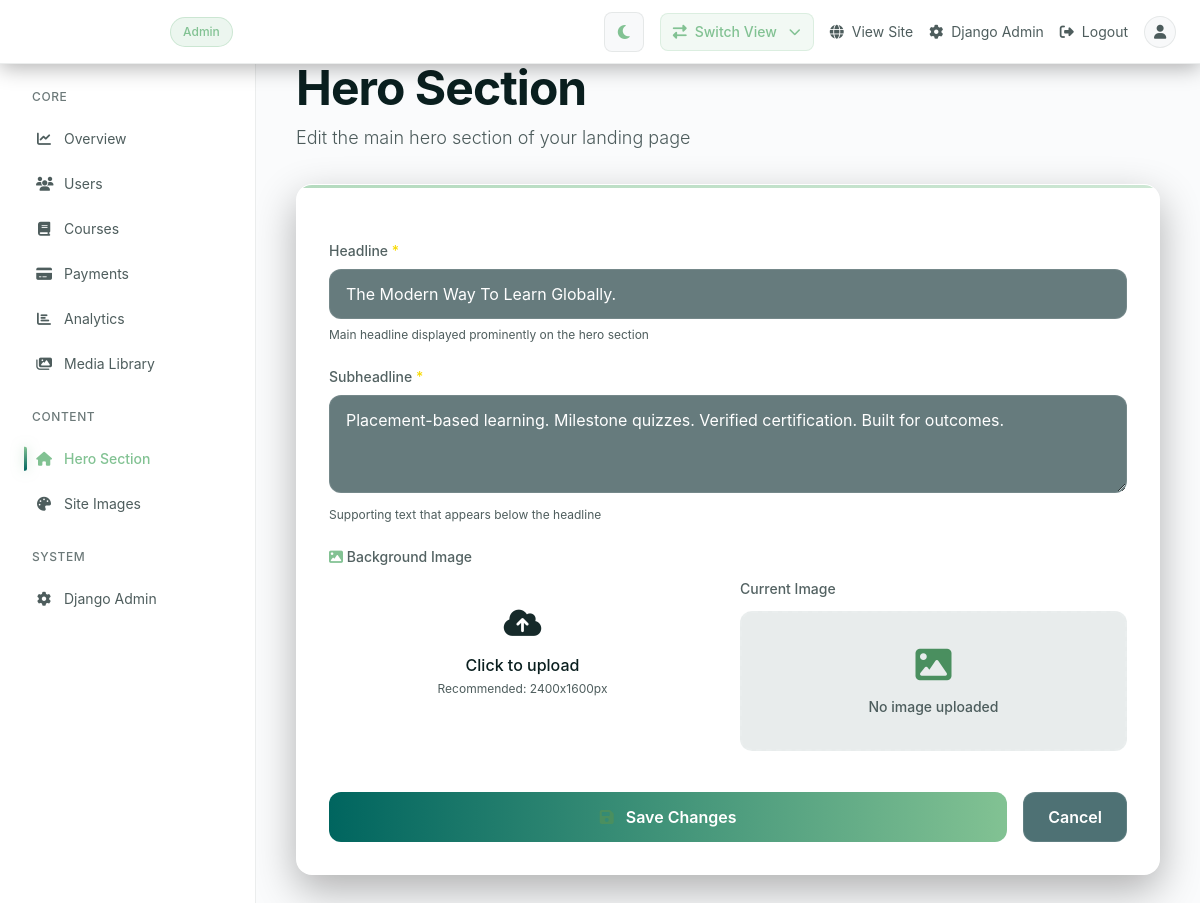
/dashboard/content/hero/ (signed in), run on the app's committed database.
### myApp/models.py (models this page shows, shortened)
class SiteSettings(models.Model):
    site_name = models.CharField(max_length=100, default='Fluentory')
    tagline = models.CharField(max_length=200, default='Global Learning Platform')
    hero_headline = models.CharField(max_length=200, default='The Modern Way To Learn Globally.')
    hero_subheadline = models.TextField(default='Placement-based learning. Milestone quizzes. Verified certification. Built for outcomes.')
    hero_background_image = models.ImageField(upload_to='site/hero/', blank=True, null=True, help_text='Background image for hero section')
    total_lessons_completed = models.PositiveIntegerField(default=120000)
    average_satisfaction = models.FloatField(default=4.8)
    countries_count = models.PositiveIntegerField(default=40)
    announcement_text = models.CharField(max_length=200, blank=True)
    announcement_link = models.URLField(blank=True)
    show_announcement = models.BooleanField(default=True)
    how_it_works_image = models.ImageField(upload_to='site/sections/', blank=True, null=True, help_text='Image for How It Works section')
    ai_tutor_image = models.ImageField(upload_to='site/sections/', blank=True, null=True, help_text='Image for AI Tutor section')
    certificates_image = models.ImageField(upload_to='site/sections/', blank=True, null=True, help_text='Image for Certificates section')
    pricing_image = models.ImageField(upload_to='site/sections/', blank=True, null=True, help_text='Image for Pricing section')
    faq_video_thumbnail = models.ImageField(upload_to='site/sections/', blank=True, null=True, help_text='Video thumbnail for FAQ section')
    support_email = models.EmailField(default='support@fluentory.com')
    linkedin_url = models.URLField(blank=True)
    instagram_url = models.URLField(blank=True)
    facebook_url = models.URLField(blank=True)
    twitter_url = models.URLField(blank=True)
    class Meta:
        verbose_name = 'Site Settings'
        verbose_name_plural = 'Site Settings'
    @classmethod
    def get_settings(cls):
        settings, _ = cls.objects.get_or_create(pk=1)
        return settings

### myApp/views.py (the view, shortened to what this page needs)
        def wrapper(request, *args, **kwargs):
            if not request.user.is_authenticated:
                return redirect('login')
            if 'admin' in allowed_roles and (request.user.is_superuser or request.user.is_staff):
                return view_func(request, *args, **kwargs)

### myApp/context_processors.py (called while the page is built)
def currency_context(request):
    selected_currency = request.session.get('selected_currency', 'USD')
    available_currencies = [choice[0] for choice in CoursePricing.CURRENCY_CHOICES]
    return {
        'selected_currency': selected_currency,
        'available_currencies': available_currencies,
        'currency_choices': CoursePricing.CURRENCY_CHOICES,
    }

### myApp/dashboard_views.py (called while the page is built, shortened)
@login_required
@role_required(['admin'])
def dashboard_hero(request):
    settings = SiteSettings.get_settings()
    context = {
        'settings': settings,
    }
    return render(request, 'dashboard/hero.html', context)

### myApp/views.py (called while the page is built, shortened)
def role_required(allowed_roles):
    def decorator(view_func):
        def wrapper(request, *args, **kwargs):
            if not request.user.is_authenticated:
                return redirect('login')
            if 'admin' in allowed_roles and (request.user.is_superuser or request.user.is_staff):
                return view_func(request, *args, **kwargs)
        return wrapper
    return decorator

### myApp/templates/dashboard/hero.html (shortened to what this page needs)
{% extends 'dashboard/base.html' %}
{% block content %}
<div class="w-full max-w-[900px] mx-auto">
    <div class="mb-8">
        <h1 class="text-3xl sm:text-4xl lg:text-5xl font-extralight text-white mb-3 tracking-[-0.02em]">
            Hero Section
        </h1>
        <p class="text-base sm:text-lg text-white/60 font-light">Edit the main hero section of your landing page</p>
    </div>
    <div class="bg-[#04363a]/70 backdrop-blur-xl rounded-2xl border border-white/10 shadow-[0_15px_40px_rgba(0,0,0,0.3)] p-8">
        <form method="post" enctype="multipart/form-data" class="space-y-6">
            <div>
                <label for="hero_headline" class="block text-sm font-semibold text-white mb-2">
                    Headline <span class="text-[#f8da03]">*</span>
                </label>
                <input type="text" id="hero_headline" name="hero_headline" value="{{ settings.hero_headline }}" required class="w-full px-4 py-3 rounded-xl border border-white/10 bg-[#254346]/70 backdrop-blur-md text-white placeholder:text-white/40 focus:outline-none focus:ring-2 focus:ring-[#82C293]/40 focus:border-[#82C293]/50" placeholder="Enter hero headline">
                <p class="text-xs text-white/60 mt-2">Main headline displayed prominently on the hero section</p>
            </div>
            <div>
                <label for="hero_subheadline" class="block text-sm font-semibold text-white mb-2">
                    Subheadline <span class="text-[#f8da03]">*</span>
                </label>
                <textarea id="hero_subheadline" name="hero_subheadline" rows="3" required class="w-full px-4 py-3 rounded-xl border border-white/10 bg-[#254346]/70 backdrop-blur-md text-white placeholder:text-white/40 focus:outline-none focus:ring-2 focus:ring-[#82C293]/40 focus:border-[#82C293]/50" placeholder="Enter hero subheadline">{{ settings.hero_subheadline }}</textarea>
                <p class="text-xs text-white/60 mt-2">Supporting text that appears below the headline</p>
            </div>
            <div>
                <label class="block text-sm font-semibold text-white mb-3">
                    <i class="fas fa-image text-[#82C293]"></i> Background Image
                </label>
                <div class="grid grid-cols-1 lg:grid-cols-2 gap-6">
                    <div>
                        <div class="border-2 border-dashed border-white/10 rounded-xl p-6 text-center hover:border-[#82C293]/50 transition-colors">
                            <label for="hero-bg-input" class="cursor-pointer">
                                <i class="fas fa-cloud-upload-alt text-3xl text-muted-taupe mb-3"></i>
                                <p class="text-white font-medium mb-1">Click to upload</p>
                                <p class="text-xs text-white/60">Recommended: 2400x1600px</p>
                            </label>
                        </div>
                    </div>
                    <div>
                        <label class="block text-sm font-semibold text-white mb-3">Current Image</label>
                        {% if settings.hero_background_image %}
                        <div class="relative rounded-xl overflow-hidden border border-white/10">
                            <img src="{{ settings.hero_background_image.url }}" alt="Hero background" class="w-full h-48 object-cover" id="hero-bg-preview">
                            <a href="{{ settings.hero_background_image.url }}" target="_blank" class="absolute top-2 right-2 px-3 py-1.5 bg-[#04363a]/70 backdrop-blur-xl/90 backdrop-blur-sm text-white rounded-lg text-xs font-medium hover:shadow-[0_8px_25px_rgba(130,194,147,0.4)] hover:scale-105 hover:text-white transition-all">
                                <i class="fas fa-external-link-alt"></i> View Full
                            </a>
                        </div>
                        {% else %}
                        <div class="border-2 border-dashed border-white/10 rounded-xl p-8 text-center bg-[#254346]/10">
                            <i class="fas fa-image text-4xl text-muted-taupe/30 mb-3"></i>
                            <p class="text-sm text-white/60">No image uploaded</p>
                        </div>
                        {% endif %}
                    </div>
                </div>
            </div>
            <div class="flex gap-4 pt-4 border-t border-white/10">
                <button type="submit" class="flex-1 px-6 py-3 bg-gradient-to-r from-[#00655F] to-[#82C293] text-white rounded-xl font-semibold hover:shadow-[0_8px_25px_rgba(130,194,147,0.4)] hover:scale-105 transition-all duration-300 group">
                    <i class="fas fa-save mr-2 transition-transform duration-300 group-hover:scale-110"></i> Save Changes
                </button>
                <a href="{% url 'dashboard:overview' %}" class="px-6 py-3 bg-[#04363a]/70 backdrop-blur-xl border border-white/10 text-white rounded-xl font-semibold hover:bg-[#254346]/90 hover:border-[#82C293]/40 transition-all duration-300 hover:scale-105">
                    Cancel
                </a>
            </div>
        </form>
    </div>
</div>
{% endblock %}

### myApp/templates/dashboard/base.html (style rules this page uses)
* { transition-property: background-color, border-color, color, fill, stroke, opacity, box-shadow, transform; transition-timing-function: cubic-bezier(0.4, 0, 0.2, 1); transition-duration: 200ms; }

### data on the page
SiteSettings: hero_headline "The Modern Way To Learn Globally.", hero_subheadline "Placement-based learning. Milestone quizzes. Verified certification. Built for outcomes."
